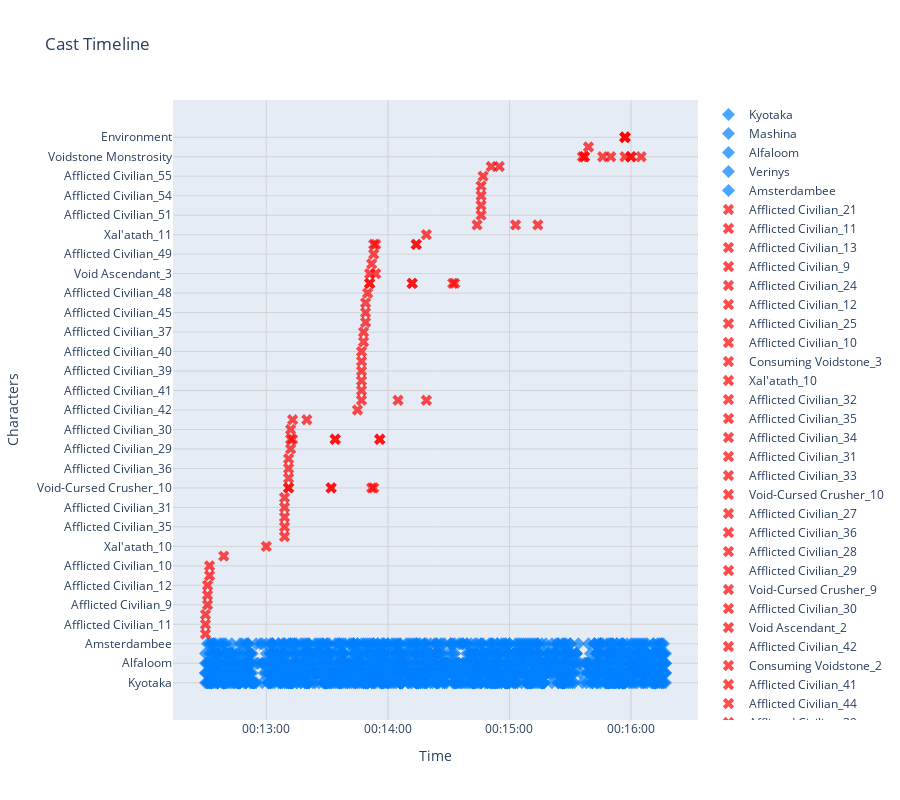

Notebook code for this chart:
### Code cell
# Example usage in notebook:
fig = visualize_cast_timelines(friend_cast_df.query(f"timestamp_readable>='{pull_start_time}' and timestamp_readable<='{pull_end_time}' and type=='cast'"), 
                               enemy_cast_df.query(f"timestamp_readable>='{pull_start_time}' and timestamp_readable<='{pull_end_time}' and type=='cast'"))
fig.show()

### Figure 1 — Plotly figure (JSON) as saved in the notebook; plotly's stock layout.template omitted (floating-point values rounded to 4 significant figures; data arrays with more than 128 entries replaced by an {"elided": "..."} marker saying what was removed)
{"data": [{"hoverinfo": "text", "marker": {"color": "rgba(0, 128, 255, 0.7)", "size": 10, "symbol": "diamond"}, "mode": "markers", "name": "Kyotaka", "text": {"elided": "436 str values"}, "type": "scatter", "x": {"elided": "436 str values"}, "y": {"elided": "436 str values"}}, {"hoverinfo": "text", "marker": {"color": "rgba(0, 128, 255, 0.7)", "size": 10, "symbol": "diamond"}, "mode": "markers", "name": "Mashina", "text": {"elided": "501 str values"}, "type": "scatter", "x": {"elided": "501 str values"}, "y": {"elided": "501 str values"}}, {"hoverinfo": "text", "marker": {"color": "rgba(0, 128, 255, 0.7)", "size": 10, "symbol": "diamond"}, "mode": "markers", "name": "Alfaloom", "text": {"elided": "364 str values"}, "type": "scatter", "x": {"elided": "364 str values"}, "y": {"elided": "364 str values"}}, {"hoverinfo": "text", "marker": {"color": "rgba(0, 128, 255, 0.7)", "size": 10, "symbol": "diamond"}, "mode": "markers", "name": "Verinys", "text": {"elided": "334 str values"}, "type": "scatter", "x": {"elided": "334 str values"}, "y": {"elided": "334 str values"}}, {"hoverinfo": "text", "marker": {"color": "rgba(0, 128, 255, 0.7)", "size": 10, "symbol": "diamond"}, "mode": "markers", "name": "Amsterdambee", "text": {"elided": "196 str values"}, "type": "scatter", "x": {"elided": "196 str values"}, "y": {"elided": "196 str values"}}, {"hoverinfo": "text", "marker": {"color": "rgba(255, 0, 0, 0.7)", "size": 10, "symbol": "x"}, "mode": "markers", "name": "Afflicted Civilian_21", "text": ["Time: 00:12:30<br>Cast: Instability<br>Target: Environment"], "type": "scatter", "x": ["1900-01-01T00:12:30"], "y": ["Afflicted Civilian_21"]}, {"hoverinfo": "text", "marker": {"color": "rgba(255, 0, 0, 0.7)", "size": 10, "symbol": "x"}, "mode": "markers", "name": "Afflicted Civilian_11", "text": ["Time: 00:12:30<br>Cast: Instability<br>Target: Environment"], "type": "scatter", "x": ["1900-01-01T00:12:30"], "y": ["Afflicted Civilian_11"]}, {"hoverinfo": "text", "marker": {"color": "rgba(255, 0, 0, 0.7)", "size": 10, "symbol": "x"}, "mode": "markers", "name": "Afflicted Civilian_13", "text": ["Time: 00:12:30<br>Cast: Instability<br>Target: Environment"], "type": "scatter", "x": ["1900-01-01T00:12:30"], "y": ["Afflicted Civilian_13"]}, {"hoverinfo": "text", "marker": {"color": "rgba(255, 0, 0, 0.7)", "size": 10, "symbol": "x"}, "mode": "markers", "name": "Afflicted Civilian_9", "text": ["Time: 00:12:31<br>Cast: Instability<br>Target: Environment"], "type": "scatter", "x": ["1900-01-01T00:12:31"], "y": ["Afflicted Civilian_9"]}, {"hoverinfo": "text", "marker": {"color": "rgba(255, 0, 0, 0.7)", "size": 10, "symbol": "x"}, "mode": "markers", "name": "Afflicted Civilian_24", "text": ["Time: 00:12:31<br>Cast: Instability<br>Target: Environment"], "type": "scatter", "x": ["1900-01-01T00:12:31"], "y": ["Afflicted Civilian_24"]}, {"hoverinfo": "text", "marker": {"color": "rgba(255, 0, 0, 0.7)", "size": 10, "symbol": "x"}, "mode": "markers", "name": "Afflicted Civilian_12", "text": ["Time: 00:12:31<br>Cast: Instability<br>Target: Environment"], "type": "scatter", "x": ["1900-01-01T00:12:31"], "y": ["Afflicted Civilian_12"]}, {"hoverinfo": "text", "marker": {"color": "rgba(255, 0, 0, 0.7)", "size": 10, "symbol": "x"}, "mode": "markers", "name": "Afflicted Civilian_25", "text": ["Time: 00:12:32<br>Cast: Instability<br>Target: Environment"], "type": "scatter", "x": ["1900-01-01T00:12:32"], "y": ["Afflicted Civilian_25"]}, {"hoverinfo": "text", "marker": {"color": "rgba(255, 0, 0, 0.7)", "size": 10, "symbol": "x"}, "mode": "markers", "name": "Afflicted Civilian_10", "text": ["Time: 00:12:32<br>Cast: Instability<br>Target: Environment"], "type": "scatter", "x": ["1900-01-01T00:12:32"], "y": ["Afflicted Civilian_10"]}, {"hoverinfo": "text", "marker": {"color": "rgba(255, 0, 0, 0.7)", "size": 10, "symbol": "x"}, "mode": "markers", "name": "Consuming Voidstone_3", "text": ["Time: 00:12:39<br>Cast: Unleash Darkness<br>Target: Environment"], "type": "scatter", "x": ["1900-01-01T00:12:39"], "y": ["Consuming Voidstone_3"]}, {"hoverinfo": "text", "marker": {"color": "rgba(255, 0, 0, 0.7)", "size": 10, "symbol": "x"}, "mode": "markers", "name": "Xal'atath_10", "text": ["Time: 00:13:00<br>Cast: Xal'atath's Bargain: Devour<br>Target: Environment"], "type": "scatter", "x": ["1900-01-01T00:13:00"], "y": ["Xal'atath_10"]}, {"hoverinfo": "text", "marker": {"color": "rgba(255, 0, 0, 0.7)", "size": 10, "symbol": "x"}, "mode": "markers", "name": "Afflicted Civilian_32", "text": ["Time: 00:13:09<br>Cast: Instability<br>Target: Environment"], "type": "scatter", "x": ["1900-01-01T00:13:09"], "y": ["Afflicted Civilian_32"]}, {"hoverinfo": "text", "marker": {"color": "rgba(255, 0, 0, 0.7)", "size": 10, "symbol": "x"}, "mode": "markers", "name": "Afflicted Civilian_35", "text": ["Time: 00:13:09<br>Cast: Instability<br>Target: Environment"], "type": "scatter", "x": ["1900-01-01T00:13:09"], "y": ["Afflicted Civilian_35"]}, {"hoverinfo": "text", "marker": {"color": "rgba(255, 0, 0, 0.7)", "size": 10, "symbol": "x"}, "mode": "markers", "name": "Afflicted Civilian_34", "text": ["Time: 00:13:09<br>Cast: Instability<br>Target: Environment"], "type": "scatter", "x": ["1900-01-01T00:13:09"], "y": ["Afflicted Civilian_34"]}, {"hoverinfo": "text", "marker": {"color": "rgba(255, 0, 0, 0.7)", "size": 10, "symbol": "x"}, "mode": "markers", "name": "Afflicted Civilian_31", "text": ["Time: 00:13:09<br>Cast: Instability<br>Target: Environment"], "type": "scatter", "x": ["1900-01-01T00:13:09"], "y": ["Afflicted Civilian_31"]}, {"hoverinfo": "text", "marker": {"color": "rgba(255, 0, 0, 0.7)", "size": 10, "symbol": "x"}, "mode": "markers", "name": "Afflicted Civilian_33", "text": ["Time: 00:13:09<br>Cast: Instability<br>Target: Environment"], "type": "scatter", "x": ["1900-01-01T00:13:09"], "y": ["Afflicted Civilian_33"]}, {"hoverinfo": "text", "marker": {"color": "rgba(255, 0, 0, 0.7)", "size": 10, "symbol": "x"}, "mode": "markers", "name": "Void-Cursed Crusher_10", "text": ["Time: 00:13:11<br>Cast: Void Crush<br>Target: Environment", "Time: 00:13:11<br>Cast: Void Crush<br>Target: Environment", "Time: 00:13:32<br>Cast: Void Crush<br>Target: Environment", "Time: 00:13:32<br>Cast: Void Crush<br>Target: Environment", "Time: 00:13:52<br>Cast: Void Crush<br>Target: Environment", "Time: 00:13:53<br>Cast: Void Crush<br>Target: Environment"], "type": "scatter", "x": ["1900-01-01T00:13:11", "1900-01-01T00:13:11", "1900-01-01T00:13:32", "1900-01-01T00:13:32", "1900-01-01T00:13:52", "1900-01-01T00:13:53"], "y": ["Void-Cursed Crusher_10", "Void-Cursed Crusher_10", "Void-Cursed Crusher_10", "Void-Cursed Crusher_10", "Void-Cursed Crusher_10", "Void-Cursed Crusher_10"]}, {"hoverinfo": "text", "marker": {"color": "rgba(255, 0, 0, 0.7)", "size": 10, "symbol": "x"}, "mode": "markers", "name": "Afflicted Civilian_27", "text": ["Time: 00:13:11<br>Cast: Instability<br>Target: Environment"], "type": "scatter", "x": ["1900-01-01T00:13:11"], "y": ["Afflicted Civilian_27"]}, {"hoverinfo": "text", "marker": {"color": "rgba(255, 0, 0, 0.7)", "size": 10, "symbol": "x"}, "mode": "markers", "name": "Afflicted Civilian_36", "text": ["Time: 00:13:11<br>Cast: Instability<br>Target: Environment"], "type": "scatter", "x": ["1900-01-01T00:13:11"], "y": ["Afflicted Civilian_36"]}, {"hoverinfo": "text", "marker": {"color": "rgba(255, 0, 0, 0.7)", "size": 10, "symbol": "x"}, "mode": "markers", "name": "Afflicted Civilian_28", "text": ["Time: 00:13:11<br>Cast: Instability<br>Target: Environment"], "type": "scatter", "x": ["1900-01-01T00:13:11"], "y": ["Afflicted Civilian_28"]}, {"hoverinfo": "text", "marker": {"color": "rgba(255, 0, 0, 0.7)", "size": 10, "symbol": "x"}, "mode": "markers", "name": "Afflicted Civilian_29", "text": ["Time: 00:13:12<br>Cast: Instability<br>Target: Environment"], "type": "scatter", "x": ["1900-01-01T00:13:12"], "y": ["Afflicted Civilian_29"]}, {"hoverinfo": "text", "marker": {"color": "rgba(255, 0, 0, 0.7)", "size": 10, "symbol": "x"}, "mode": "markers", "name": "Void-Cursed Crusher_9", "text": ["Time: 00:13:12<br>Cast: Void Crush<br>Target: Environment", "Time: 00:13:13<br>Cast: Void Crush<br>Target: Environment", "Time: 00:13:34<br>Cast: Void Crush<br>Target: Environment", "Time: 00:13:34<br>Cast: Void Crush<br>Target: Environment", "Time: 00:13:56<br>Cast: Void Crush<br>Target: Environment", "Time: 00:13:56<br>Cast: Void Crush<br>Target: Environment"], "type": "scatter", "x": ["1900-01-01T00:13:12", "1900-01-01T00:13:13", "1900-01-01T00:13:34", "1900-01-01T00:13:34", "1900-01-01T00:13:56", "1900-01-01T00:13:56"], "y": ["Void-Cursed Crusher_9", "Void-Cursed Crusher_9", "Void-Cursed Crusher_9", "Void-Cursed Crusher_9", "Void-Cursed Crusher_9", "Void-Cursed Crusher_9"]}, {"hoverinfo": "text", "marker": {"color": "rgba(255, 0, 0, 0.7)", "size": 10, "symbol": "x"}, "mode": "markers", "name": "Afflicted Civilian_30", "text": ["Time: 00:13:12<br>Cast: Instability<br>Target: Environment"], "type": "scatter", "x": ["1900-01-01T00:13:12"], "y": ["Afflicted Civilian_30"]}, {"hoverinfo": "text", "marker": {"color": "rgba(255, 0, 0, 0.7)", "size": 10, "symbol": "x"}, "mode": "markers", "name": "Void Ascendant_2", "text": ["Time: 00:13:13<br>Cast: Feasting Void<br>Target: Environment", "Time: 00:13:20<br>Cast: Umbral Wave<br>Target: Environment"], "type": "scatter", "x": ["1900-01-01T00:13:13", "1900-01-01T00:13:20"], "y": ["Void Ascendant_2", "Void Ascendant_2"]}, {"hoverinfo": "text", "marker": {"color": "rgba(255, 0, 0, 0.7)", "size": 10, "symbol": "x"}, "mode": "markers", "name": "Afflicted Civilian_42", "text": ["Time: 00:13:45<br>Cast: Instability<br>Target: Environment"], "type": "scatter", "x": ["1900-01-01T00:13:45"], "y": ["Afflicted Civilian_42"]}, {"hoverinfo": "text", "marker": {"color": "rgba(255, 0, 0, 0.7)", "size": 10, "symbol": "x"}, "mode": "markers", "name": "Consuming Voidstone_2", "text": ["Time: 00:13:47<br>Cast: Void Extraction<br>Target: Environment", "Time: 00:14:05<br>Cast: Void Extraction<br>Target: Environment", "Time: 00:14:19<br>Cast: Unleash Darkness<br>Target: Environment"], "type": "scatter", "x": ["1900-01-01T00:13:47", "1900-01-01T00:14:05", "1900-01-01T00:14:19"], "y": ["Consuming Voidstone_2", "Consuming Voidstone_2", "Consuming Voidstone_2"]}, {"hoverinfo": "text", "marker": {"color": "rgba(255, 0, 0, 0.7)", "size": 10, "symbol": "x"}, "mode": "markers", "name": "Afflicted Civilian_41", "text": ["Time: 00:13:47<br>Cast: Instability<br>Target: Environment"], "type": "scatter", "x": ["1900-01-01T00:13:47"], "y": ["Afflicted Civilian_41"]}, {"hoverinfo": "text", "marker": {"color": "rgba(255, 0, 0, 0.7)", "size": 10, "symbol": "x"}, "mode": "markers", "name": "Afflicted Civilian_44", "text": ["Time: 00:13:47<br>Cast: Instability<br>Target: Environment"], "type": "scatter", "x": ["1900-01-01T00:13:47"], "y": ["Afflicted Civilian_44"]}, {"hoverinfo": "text", "marker": {"color": "rgba(255, 0, 0, 0.7)", "size": 10, "symbol": "x"}, "mode": "markers", "name": "Afflicted Civilian_39", "text": ["Time: 00:13:47<br>Cast: Instability<br>Target: Environment"], "type": "scatter", "x": ["1900-01-01T00:13:47"], "y": ["Afflicted Civilian_39"]}, {"hoverinfo": "text", "marker": {"color": "rgba(255, 0, 0, 0.7)", "size": 10, "symbol": "x"}, "mode": "markers", "name": "Afflicted Civilian_43", "text": ["Time: 00:13:47<br>Cast: Instability<br>Target: Environment"], "type": "scatter", "x": ["1900-01-01T00:13:47"], "y": ["Afflicted Civilian_43"]}, {"hoverinfo": "text", "marker": {"color": "rgba(255, 0, 0, 0.7)", "size": 10, "symbol": "x"}, "mode": "markers", "name": "Afflicted Civilian_40", "text": ["Time: 00:13:47<br>Cast: Instability<br>Target: Environment"], "type": "scatter", "x": ["1900-01-01T00:13:47"], "y": ["Afflicted Civilian_40"]}, {"hoverinfo": "text", "marker": {"color": "rgba(255, 0, 0, 0.7)", "size": 10, "symbol": "x"}, "mode": "markers", "name": "Afflicted Civilian_38", "text": ["Time: 00:13:48<br>Cast: Instability<br>Target: Environment"], "type": "scatter", "x": ["1900-01-01T00:13:48"], "y": ["Afflicted Civilian_38"]}, {"hoverinfo": "text", "marker": {"color": "rgba(255, 0, 0, 0.7)", "size": 10, "symbol": "x"}, "mode": "markers", "name": "Afflicted Civilian_37", "text": ["Time: 00:13:48<br>Cast: Instability<br>Target: Environment"], "type": "scatter", "x": ["1900-01-01T00:13:48"], "y": ["Afflicted Civilian_37"]}, {"hoverinfo": "text", "marker": {"color": "rgba(255, 0, 0, 0.7)", "size": 10, "symbol": "x"}, "mode": "markers", "name": "Afflicted Civilian_47", "text": ["Time: 00:13:49<br>Cast: Instability<br>Target: Environment"], "type": "scatter", "x": ["1900-01-01T00:13:49"], "y": ["Afflicted Civilian_47"]}, {"hoverinfo": "text", "marker": {"color": "rgba(255, 0, 0, 0.7)", "size": 10, "symbol": "x"}, "mode": "markers", "name": "Afflicted Civilian_45", "text": ["Time: 00:13:49<br>Cast: Instability<br>Target: Environment"], "type": "scatter", "x": ["1900-01-01T00:13:49"], "y": ["Afflicted Civilian_45"]}, {"hoverinfo": "text", "marker": {"color": "rgba(255, 0, 0, 0.7)", "size": 10, "symbol": "x"}, "mode": "markers", "name": "Afflicted Civilian_46", "text": ["Time: 00:13:49<br>Cast: Instability<br>Target: Environment"], "type": "scatter", "x": ["1900-01-01T00:13:49"], "y": ["Afflicted Civilian_46"]}, {"hoverinfo": "text", "marker": {"color": "rgba(255, 0, 0, 0.7)", "size": 10, "symbol": "x"}, "mode": "markers", "name": "Afflicted Civilian_48", "text": ["Time: 00:13:50<br>Cast: Instability<br>Target: Environment"], "type": "scatter", "x": ["1900-01-01T00:13:50"], "y": ["Afflicted Civilian_48"]}, {"hoverinfo": "text", "marker": {"color": "rgba(255, 0, 0, 0.7)", "size": 10, "symbol": "x"}, "mode": "markers", "name": "Void-Cursed Crusher_12", "text": ["Time: 00:13:51<br>Cast: Void Crush<br>Target: Environment", "Time: 00:13:51<br>Cast: Void Crush<br>Target: Environment", "Time: 00:14:12<br>Cast: Void Crush<br>Target: Environment", "Time: 00:14:12<br>Cast: Void Crush<br>Target: Environment", "Time: 00:14:32<br>Cast: Void Crush<br>Target: Environment", "Time: 00:14:33<br>Cast: Void Crush<br>Target: Environment"], "type": "scatter", "x": ["1900-01-01T00:13:51", "1900-01-01T00:13:51", "1900-01-01T00:14:12", "1900-01-01T00:14:12", "1900-01-01T00:14:32", "1900-01-01T00:14:33"], "y": ["Void-Cursed Crusher_12", "Void-Cursed Crusher_12", "Void-Cursed Crusher_12", "Void-Cursed Crusher_12", "Void-Cursed Crusher_12", "Void-Cursed Crusher_12"]}, {"hoverinfo": "text", "marker": {"color": "rgba(255, 0, 0, 0.7)", "size": 10, "symbol": "x"}, "mode": "markers", "name": "Void Ascendant_3", "text": ["Time: 00:13:51<br>Cast: Feasting Void<br>Target: Environment", "Time: 00:13:54<br>Cast: Umbral Wave<br>Target: Environment"], "type": "scatter", "x": ["1900-01-01T00:13:51", "1900-01-01T00:13:54"], "y": ["Void Ascendant_3", "Void Ascendant_3"]}, {"hoverinfo": "text", "marker": {"color": "rgba(255, 0, 0, 0.7)", "size": 10, "symbol": "x"}, "mode": "markers", "name": "Afflicted Civilian_50", "text": ["Time: 00:13:52<br>Cast: Instability<br>Target: Environment"], "type": "scatter", "x": ["1900-01-01T00:13:52"], "y": ["Afflicted Civilian_50"]}, {"hoverinfo": "text", "marker": {"color": "rgba(255, 0, 0, 0.7)", "size": 10, "symbol": "x"}, "mode": "markers", "name": "Afflicted Civilian_49", "text": ["Time: 00:13:53<br>Cast: Instability<br>Target: Environment"], "type": "scatter", "x": ["1900-01-01T00:13:53"], "y": ["Afflicted Civilian_49"]}, {"hoverinfo": "text", "marker": {"color": "rgba(255, 0, 0, 0.7)", "size": 10, "symbol": "x"}, "mode": "markers", "name": "Void-Cursed Crusher_11", "text": ["Time: 00:13:53<br>Cast: Void Crush<br>Target: Environment", "Time: 00:13:54<br>Cast: Void Crush<br>Target: Environment", "Time: 00:14:14<br>Cast: Void Crush<br>Target: Environment", "Time: 00:14:14<br>Cast: Void Crush<br>Target: Environment"], "type": "scatter", "x": ["1900-01-01T00:13:53", "1900-01-01T00:13:54", "1900-01-01T00:14:14", "1900-01-01T00:14:14"], "y": ["Void-Cursed Crusher_11", "Void-Cursed Crusher_11", "Void-Cursed Crusher_11", "Void-Cursed Crusher_11"]}, {"hoverinfo": "text", "marker": {"color": "rgba(255, 0, 0, 0.7)", "size": 10, "symbol": "x"}, "mode": "markers", "name": "Xal'atath_11", "text": ["Time: 00:14:19<br>Cast: Xal'atath's Bargain: Devour<br>Target: Environment"], "type": "scatter", "x": ["1900-01-01T00:14:19"], "y": ["Xal'atath_11"]}, {"hoverinfo": "text", "marker": {"color": "rgba(255, 0, 0, 0.7)", "size": 10, "symbol": "x"}, "mode": "markers", "name": "Consuming Voidstone_1", "text": ["Time: 00:14:44<br>Cast: Void Extraction<br>Target: Environment", "Time: 00:15:03<br>Cast: Void Extraction<br>Target: Environment", "Time: 00:15:14<br>Cast: Unleash Darkness<br>Target: Environment"], "type": "scatter", "x": ["1900-01-01T00:14:44", "1900-01-01T00:15:03", "1900-01-01T00:15:14"], "y": ["Consuming Voidstone_1", "Consuming Voidstone_1", "Consuming Voidstone_1"]}, {"hoverinfo": "text", "marker": {"color": "rgba(255, 0, 0, 0.7)", "size": 10, "symbol": "x"}, "mode": "markers", "name": "Afflicted Civilian_51", "text": ["Time: 00:14:46<br>Cast: Instability<br>Target: Environment"], "type": "scatter", "x": ["1900-01-01T00:14:46"], "y": ["Afflicted Civilian_51"]}, {"hoverinfo": "text", "marker": {"color": "rgba(255, 0, 0, 0.7)", "size": 10, "symbol": "x"}, "mode": "markers", "name": "Afflicted Civilian_52", "text": ["Time: 00:14:46<br>Cast: Instability<br>Target: Environment"], "type": "scatter", "x": ["1900-01-01T00:14:46"], "y": ["Afflicted Civilian_52"]}, {"hoverinfo": "text", "marker": {"color": "rgba(255, 0, 0, 0.7)", "size": 10, "symbol": "x"}, "mode": "markers", "name": "Afflicted Civilian_54", "text": ["Time: 00:14:46<br>Cast: Instability<br>Target: Environment"], "type": "scatter", "x": ["1900-01-01T00:14:46"], "y": ["Afflicted Civilian_54"]}, {"hoverinfo": "text", "marker": {"color": "rgba(255, 0, 0, 0.7)", "size": 10, "symbol": "x"}, "mode": "markers", "name": "Afflicted Civilian_53", "text": ["Time: 00:14:46<br>Cast: Instability<br>Target: Environment"], "type": "scatter", "x": ["1900-01-01T00:14:46"], "y": ["Afflicted Civilian_53"]}, {"hoverinfo": "text", "marker": {"color": "rgba(255, 0, 0, 0.7)", "size": 10, "symbol": "x"}, "mode": "markers", "name": "Afflicted Civilian_55", "text": ["Time: 00:14:47<br>Cast: Instability<br>Target: Environment"], "type": "scatter", "x": ["1900-01-01T00:14:47"], "y": ["Afflicted Civilian_55"]}, {"hoverinfo": "text", "marker": {"color": "rgba(255, 0, 0, 0.7)", "size": 10, "symbol": "x"}, "mode": "markers", "name": "Void Ascendant_4", "text": ["Time: 00:14:51<br>Cast: Feasting Void<br>Target: Environment", "Time: 00:14:55<br>Cast: Umbral Wave<br>Target: Environment"], "type": "scatter", "x": ["1900-01-01T00:14:51", "1900-01-01T00:14:55"], "y": ["Void Ascendant_4", "Void Ascendant_4"]}, {"hoverinfo": "text", "marker": {"color": "rgba(255, 0, 0, 0.7)", "size": 10, "symbol": "x"}, "mode": "markers", "name": "Voidstone Monstrosity", "text": ["Time: 00:15:36<br>Cast: Null Upheaval<br>Target: Environment", "Time: 00:15:37<br>Cast: Tainted Waters<br>Target: Environment", "Time: 00:15:37<br>Cast: Void Shell<br>Target: Environment", "Time: 00:15:46<br>Cast: Oblivion Wave<br>Target: Environment", "Time: 00:15:50<br>Cast: Unleash Corruption<br>Target: Environment", "Time: 00:15:57<br>Cast: Null Upheaval<br>Target: Environment", "Time: 00:16:00<br>Cast: Oblivion Wave<br>Target: Environment", "Time: 00:16:00<br>Cast: Encounter Event<br>Target: Environment", "Time: 00:16:05<br>Cast: Storm's Vengeance<br>Target: Environment"], "type": "scatter", "x": ["1900-01-01T00:15:36", "1900-01-01T00:15:37", "1900-01-01T00:15:37", "1900-01-01T00:15:46", "1900-01-01T00:15:50", "1900-01-01T00:15:57", "1900-01-01T00:16:00", "1900-01-01T00:16:00", "1900-01-01T00:16:05"], "y": ["Voidstone Monstrosity", "Voidstone Monstrosity", "Voidstone Monstrosity", "Voidstone Monstrosity", "Voidstone Monstrosity", "Voidstone Monstrosity", "Voidstone Monstrosity", "Voidstone Monstrosity", "Voidstone Monstrosity"]}, {"hoverinfo": "text", "marker": {"color": "rgba(255, 0, 0, 0.7)", "size": 10, "symbol": "x"}, "mode": "markers", "name": "Xal'atath_12", "text": ["Time: 00:15:39<br>Cast: Xal'atath's Bargain: Devour<br>Target: Environment"], "type": "scatter", "x": ["1900-01-01T00:15:39"], "y": ["Xal'atath_12"]}, {"hoverinfo": "text", "marker": {"color": "rgba(255, 0, 0, 0.7)", "size": 10, "symbol": "x"}, "mode": "markers", "name": "Environment", "text": ["Time: 00:15:57<br>Cast: Stormrider's Charge<br>Target: Verinys", "Time: 00:15:57<br>Cast: Stormrider's Charge<br>Target: Mashina", "Time: 00:15:57<br>Cast: Stormrider's Charge<br>Target: Kyotaka", "Time: 00:15:57<br>Cast: Stormrider's Charge<br>Target: Amsterdambee"], "type": "scatter", "x": ["1900-01-01T00:15:57", "1900-01-01T00:15:57", "1900-01-01T00:15:57", "1900-01-01T00:15:57"], "y": ["Environment", "Environment", "Environment", "Environment"]}], "layout": {"height": 800, "hovermode": "closest", "showlegend": true, "title": {"text": "Cast Timeline"}, "xaxis": {"gridcolor": "LightGrey", "gridwidth": 1, "showgrid": true, "tickformat": "%H:%M:%S", "title": {"text": "Time"}, "type": "date"}, "yaxis": {"gridcolor": "LightGrey", "gridwidth": 1, "showgrid": true, "title": {"text": "Characters"}}}}
